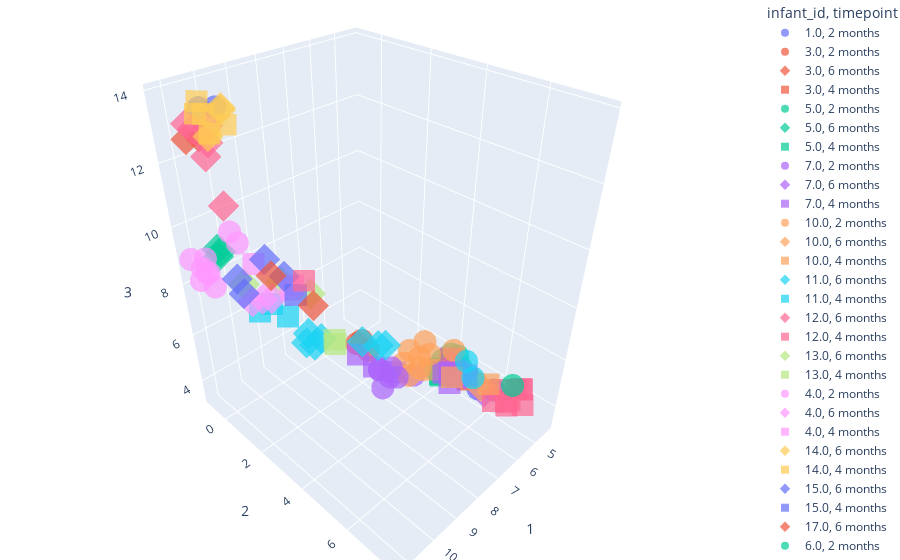

The cell this chart's notebook holds for it:
### Code cell
fig = px.scatter_3d(umap_braycurtis_metadata_merged,
                    x=1,
                    y=2,
                    z=3,
                    color='infant_id',
                    #size='petal_length',
                    #size_max=18,
                    symbol='timepoint',
                    #symbol='species',
                    opacity=0.7)

fig.update_layout(margin=dict(l=0, r=0, b=0, t=0))
fig.show()

### Figure 1 — Plotly figure (JSON) as saved in the notebook; plotly's stock layout.template omitted (floating-point values rounded to 4 significant figures)
{"data": [{"hovertemplate": "infant_id=1.0<br>timepoint=2 months<br>1=%{x}<br>2=%{y}<br>3=%{z}<extra></extra>", "legendgroup": "1.0, 2 months", "marker": {"color": "#636efa", "opacity": 0.7, "symbol": "circle"}, "mode": "markers", "name": "1.0, 2 months", "scene": "scene", "showlegend": true, "type": "scatter3d", "x": [5.557, 5.637, 10.18, 10.49, 5.251], "y": [4.663, 5.94, -0.04545, -0.3425, 6.281], "z": [4.192, 4.477, 13.52, 13.5, 4.397]}, {"hovertemplate": "infant_id=3.0<br>timepoint=2 months<br>1=%{x}<br>2=%{y}<br>3=%{z}<extra></extra>", "legendgroup": "3.0, 2 months", "marker": {"color": "#EF553B", "opacity": 0.7, "symbol": "circle"}, "mode": "markers", "name": "3.0, 2 months", "scene": "scene", "showlegend": true, "type": "scatter3d", "x": [8.691, 8.669, 8.67], "y": [3.532, 3.998, 3.727], "z": [6.785, 6.8, 7.014]}, {"hovertemplate": "infant_id=3.0<br>timepoint=6 months<br>1=%{x}<br>2=%{y}<br>3=%{z}<extra></extra>", "legendgroup": "3.0, 6 months", "marker": {"color": "#EF553B", "opacity": 0.7, "symbol": "diamond"}, "mode": "markers", "name": "3.0, 6 months", "scene": "scene", "showlegend": true, "type": "scatter3d", "x": [11.12, 11.1], "y": [-0.09954, 0.541], "z": [12.89, 13.16]}, {"hovertemplate": "infant_id=3.0<br>timepoint=4 months<br>1=%{x}<br>2=%{y}<br>3=%{z}<extra></extra>", "legendgroup": "3.0, 4 months", "marker": {"color": "#EF553B", "opacity": 0.7, "symbol": "square"}, "mode": "markers", "name": "3.0, 4 months", "scene": "scene", "showlegend": true, "type": "scatter3d", "x": [7.289, 7.483], "y": [6.634, 6.245], "z": [6.466, 6.539]}, {"hovertemplate": "infant_id=5.0<br>timepoint=2 months<br>1=%{x}<br>2=%{y}<br>3=%{z}<extra></extra>", "legendgroup": "5.0, 2 months", "marker": {"color": "#00cc96", "opacity": 0.7, "symbol": "circle"}, "mode": "markers", "name": "5.0, 2 months", "scene": "scene", "showlegend": true, "type": "scatter3d", "x": [4.601, 4.968, 4.391, 4.606, 4.308, 4.906, 4.39], "y": [3.839, 4.492, 4.288, 3.636, 4.068, 3.583, 3.817], "z": [3.461, 3.714, 3.58, 3.583, 3.876, 3.325, 3.86]}, {"hovertemplate": "infant_id=5.0<br>timepoint=6 months<br>1=%{x}<br>2=%{y}<br>3=%{z}<extra></extra>", "legendgroup": "5.0, 6 months", "marker": {"color": "#00cc96", "opacity": 0.7, "symbol": "diamond"}, "mode": "markers", "name": "5.0, 6 months", "scene": "scene", "showlegend": true, "type": "scatter3d", "x": [10.66, 10.48, 10.58], "y": [-0.218, -0.5609, -0.1803], "z": [9.045, 9.064, 9.199]}, {"hovertemplate": "infant_id=5.0<br>timepoint=4 months<br>1=%{x}<br>2=%{y}<br>3=%{z}<extra></extra>", "legendgroup": "5.0, 4 months", "marker": {"color": "#00cc96", "opacity": 0.7, "symbol": "square"}, "mode": "markers", "name": "5.0, 4 months", "scene": "scene", "showlegend": true, "type": "scatter3d", "x": [5.042, 5.448, 5.434], "y": [3.909, 4.253, 4.159], "z": [3.387, 3.804, 4.048]}, {"hovertemplate": "infant_id=7.0<br>timepoint=2 months<br>1=%{x}<br>2=%{y}<br>3=%{z}<extra></extra>", "legendgroup": "7.0, 2 months", "marker": {"color": "#ab63fa", "opacity": 0.7, "symbol": "circle"}, "mode": "markers", "name": "7.0, 2 months", "scene": "scene", "showlegend": true, "type": "scatter3d", "x": [7.537, 7.696, 6.808, 7.472], "y": [3.822, 3.508, 4.19, 3.288], "z": [4.853, 5.049, 4.69, 4.795]}, {"hovertemplate": "infant_id=7.0<br>timepoint=6 months<br>1=%{x}<br>2=%{y}<br>3=%{z}<extra></extra>", "legendgroup": "7.0, 6 months", "marker": {"color": "#ab63fa", "opacity": 0.7, "symbol": "diamond"}, "mode": "markers", "name": "7.0, 6 months", "scene": "scene", "showlegend": true, "type": "scatter3d", "x": [6.178, 4.971, 4.693], "y": [6.514, 4.346, 4.729], "z": [5.123, 4.031, 3.706]}, {"hovertemplate": "infant_id=7.0<br>timepoint=4 months<br>1=%{x}<br>2=%{y}<br>3=%{z}<extra></extra>", "legendgroup": "7.0, 4 months", "marker": {"color": "#ab63fa", "opacity": 0.7, "symbol": "square"}, "mode": "markers", "name": "7.0, 4 months", "scene": "scene", "showlegend": true, "type": "scatter3d", "x": [7.088, 8.393], "y": [3.617, 3.256], "z": [4.632, 5.999]}, {"hovertemplate": "infant_id=10.0<br>timepoint=2 months<br>1=%{x}<br>2=%{y}<br>3=%{z}<extra></extra>", "legendgroup": "10.0, 2 months", "marker": {"color": "#FFA15A", "opacity": 0.7, "symbol": "circle"}, "mode": "markers", "name": "10.0, 2 months", "scene": "scene", "showlegend": true, "type": "scatter3d", "x": [8.514, 8.71, 8.353, 8.412, 8.18], "y": [5.268, 5.641, 5.322, 5.746, 5.589], "z": [7.004, 6.912, 7.412, 7.47, 6.809]}, {"hovertemplate": "infant_id=10.0<br>timepoint=6 months<br>1=%{x}<br>2=%{y}<br>3=%{z}<extra></extra>", "legendgroup": "10.0, 6 months", "marker": {"color": "#FFA15A", "opacity": 0.7, "symbol": "diamond"}, "mode": "markers", "name": "10.0, 6 months", "scene": "scene", "showlegend": true, "type": "scatter3d", "x": [6.411], "y": [6.531], "z": [5.516]}, {"hovertemplate": "infant_id=10.0<br>timepoint=4 months<br>1=%{x}<br>2=%{y}<br>3=%{z}<extra></extra>", "legendgroup": "10.0, 4 months", "marker": {"color": "#FFA15A", "opacity": 0.7, "symbol": "square"}, "mode": "markers", "name": "10.0, 4 months", "scene": "scene", "showlegend": true, "type": "scatter3d", "x": [8.05], "y": [5.837], "z": [6.82]}, {"hovertemplate": "infant_id=11.0<br>timepoint=6 months<br>1=%{x}<br>2=%{y}<br>3=%{z}<extra></extra>", "legendgroup": "11.0, 6 months", "marker": {"color": "#19d3f3", "opacity": 0.7, "symbol": "diamond"}, "mode": "markers", "name": "11.0, 6 months", "scene": "scene", "showlegend": true, "type": "scatter3d", "x": [9.613, 9.695, 9.812, 9.836], "y": [3.033, 2.55, 2.964, 2.603], "z": [7.231, 7.189, 7.066, 6.947]}, {"hovertemplate": "infant_id=11.0<br>timepoint=4 months<br>1=%{x}<br>2=%{y}<br>3=%{z}<extra></extra>", "legendgroup": "11.0, 4 months", "marker": {"color": "#19d3f3", "opacity": 0.7, "symbol": "square"}, "mode": "markers", "name": "11.0, 4 months", "scene": "scene", "showlegend": true, "type": "scatter3d", "x": [10.41, 9.996, 9.848], "y": [1.215, 1.281, 1.81], "z": [7.663, 7.753, 7.487]}, {"hovertemplate": "infant_id=12.0<br>timepoint=6 months<br>1=%{x}<br>2=%{y}<br>3=%{z}<extra></extra>", "legendgroup": "12.0, 6 months", "marker": {"color": "#FF6692", "opacity": 0.7, "symbol": "diamond"}, "mode": "markers", "name": "12.0, 6 months", "scene": "scene", "showlegend": true, "type": "scatter3d", "x": [10.41, 10.22, 10.69, 10.38, 10.54, 11.18], "y": [-0.1325, -0.2573, -0.4552, -0.3163, -0.2499, 0.1344], "z": [13.05, 10.55, 12.94, 12.51, 12.18, 13.4]}, {"hovertemplate": "infant_id=12.0<br>timepoint=4 months<br>1=%{x}<br>2=%{y}<br>3=%{z}<extra></extra>", "legendgroup": "12.0, 4 months", "marker": {"color": "#FF6692", "opacity": 0.7, "symbol": "square"}, "mode": "markers", "name": "12.0, 4 months", "scene": "scene", "showlegend": true, "type": "scatter3d", "x": [6.183, 7.69, 5.584, 5.675, 5.828, 6.175, 6.13, 5.797, 5.332, 5.595], "y": [7.341, 6.269, 7.461, 7.158, 7.161, 6.887, 7.042, 7.68, 7.137, 7.425], "z": [5.282, 7.293, 5.472, 4.846, 4.749, 4.997, 5.535, 5.115, 5.054, 5.47]}, {"hovertemplate": "infant_id=13.0<br>timepoint=6 months<br>1=%{x}<br>2=%{y}<br>3=%{z}<extra></extra>", "legendgroup": "13.0, 6 months", "marker": {"color": "#B6E880", "opacity": 0.7, "symbol": "diamond"}, "mode": "markers", "name": "13.0, 6 months", "scene": "scene", "showlegend": true, "type": "scatter3d", "x": [9.185, 10.09, 8.819], "y": [0.688, 0.06453, 1.653], "z": [7.868, 7.911, 7.714]}, {"hovertemplate": "infant_id=13.0<br>timepoint=4 months<br>1=%{x}<br>2=%{y}<br>3=%{z}<extra></extra>", "legendgroup": "13.0, 4 months", "marker": {"color": "#B6E880", "opacity": 0.7, "symbol": "square"}, "mode": "markers", "name": "13.0, 4 months", "scene": "scene", "showlegend": true, "type": "scatter3d", "x": [9.072, 9.258], "y": [2.968, 3.222], "z": [6.822, 6.926]}, {"hovertemplate": "infant_id=4.0<br>timepoint=2 months<br>1=%{x}<br>2=%{y}<br>3=%{z}<extra></extra>", "legendgroup": "4.0, 2 months", "marker": {"color": "#FF97FF", "opacity": 0.7, "symbol": "circle"}, "mode": "markers", "name": "4.0, 2 months", "scene": "scene", "showlegend": true, "type": "scatter3d", "x": [11.26, 11.1, 10.78, 11.01, 11.0, 10.84, 9.981, 10.17, 11.22], "y": [-0.363, -0.1224, -0.8019, -0.05844, -0.6821, -0.7333, -0.2023, -0.2446, -0.8607], "z": [8.422, 8.72, 8.751, 8.211, 8.564, 8.299, 9.228, 9.667, 8.909]}, {"hovertemplate": "infant_id=4.0<br>timepoint=6 months<br>1=%{x}<br>2=%{y}<br>3=%{z}<extra></extra>", "legendgroup": "4.0, 6 months", "marker": {"color": "#FF97FF", "opacity": 0.7, "symbol": "diamond"}, "mode": "markers", "name": "4.0, 6 months", "scene": "scene", "showlegend": true, "type": "scatter3d", "x": [10.07, 9.841, 9.748], "y": [0.3513, 0.5879, 0.9383], "z": [7.376, 7.478, 7.634]}, {"hovertemplate": "infant_id=4.0<br>timepoint=4 months<br>1=%{x}<br>2=%{y}<br>3=%{z}<extra></extra>", "legendgroup": "4.0, 4 months", "marker": {"color": "#FF97FF", "opacity": 0.7, "symbol": "square"}, "mode": "markers", "name": "4.0, 4 months", "scene": "scene", "showlegend": true, "type": "scatter3d", "x": [8.92, 8.849, 9.706], "y": [0.7922, 0.8468, 0.09379], "z": [7.48, 7.638, 8.485]}, {"hovertemplate": "infant_id=14.0<br>timepoint=6 months<br>1=%{x}<br>2=%{y}<br>3=%{z}<extra></extra>", "legendgroup": "14.0, 6 months", "marker": {"color": "#FECB52", "opacity": 0.7, "symbol": "diamond"}, "mode": "markers", "name": "14.0, 6 months", "scene": "scene", "showlegend": true, "type": "scatter3d", "x": [10.5, 10.31, 10.39], "y": [-0.05301, 0.4297, 0.554], "z": [12.8, 13.67, 13.66]}, {"hovertemplate": "infant_id=14.0<br>timepoint=4 months<br>1=%{x}<br>2=%{y}<br>3=%{z}<extra></extra>", "legendgroup": "14.0, 4 months", "marker": {"color": "#FECB52", "opacity": 0.7, "symbol": "square"}, "mode": "markers", "name": "14.0, 4 months", "scene": "scene", "showlegend": true, "type": "scatter3d", "x": [10.72, 10.76, 10.86, 11.06, 10.44], "y": [0.0188, 0.3198, 0.649, 0.4556, 0.7675], "z": [13.83, 13.59, 13.2, 13.72, 13.35]}, {"hovertemplate": "infant_id=15.0<br>timepoint=6 months<br>1=%{x}<br>2=%{y}<br>3=%{z}<extra></extra>", "legendgroup": "15.0, 6 months", "marker": {"color": "#636efa", "opacity": 0.7, "symbol": "diamond"}, "mode": "markers", "name": "15.0, 6 months", "scene": "scene", "showlegend": true, "type": "scatter3d", "x": [9.452, 10.37, 10.34, 9.138], "y": [0.344, 0.1606, 0.3913, 0.8296], "z": [8.651, 8.295, 7.857, 8.112]}, {"hovertemplate": "infant_id=15.0<br>timepoint=4 months<br>1=%{x}<br>2=%{y}<br>3=%{z}<extra></extra>", "legendgroup": "15.0, 4 months", "marker": {"color": "#636efa", "opacity": 0.7, "symbol": "square"}, "mode": "markers", "name": "15.0, 4 months", "scene": "scene", "showlegend": true, "type": "scatter3d", "x": [9.208], "y": [1.419], "z": [7.74]}, {"hovertemplate": "infant_id=17.0<br>timepoint=6 months<br>1=%{x}<br>2=%{y}<br>3=%{z}<extra></extra>", "legendgroup": "17.0, 6 months", "marker": {"color": "#EF553B", "opacity": 0.7, "symbol": "diamond"}, "mode": "markers", "name": "17.0, 6 months", "scene": "scene", "showlegend": true, "type": "scatter3d", "x": [8.901, 9.36], "y": [1.859, 0.4572], "z": [7.417, 8.057]}, {"hovertemplate": "infant_id=6.0<br>timepoint=2 months<br>1=%{x}<br>2=%{y}<br>3=%{z}<extra></extra>", "legendgroup": "6.0, 2 months", "marker": {"color": "#00cc96", "opacity": 0.7, "symbol": "circle"}, "mode": "markers", "name": "6.0, 2 months", "scene": "scene", "showlegend": true, "type": "scatter3d", "x": [6.122], "y": [7.429], "z": [5.979]}, {"hovertemplate": "infant_id=8.0<br>timepoint=2 months<br>1=%{x}<br>2=%{y}<br>3=%{z}<extra></extra>", "legendgroup": "8.0, 2 months", "marker": {"color": "#ab63fa", "opacity": 0.7, "symbol": "circle"}, "mode": "markers", "name": "8.0, 2 months", "scene": "scene", "showlegend": true, "type": "scatter3d", "x": [7.225, 7.157, 7.716], "y": [3.853, 3.516, 3.678], "z": [4.651, 4.806, 4.396]}, {"hovertemplate": "infant_id=8.0<br>timepoint=4 months<br>1=%{x}<br>2=%{y}<br>3=%{z}<extra></extra>", "legendgroup": "8.0, 4 months", "marker": {"color": "#ab63fa", "opacity": 0.7, "symbol": "square"}, "mode": "markers", "name": "8.0, 4 months", "scene": "scene", "showlegend": true, "type": "scatter3d", "x": [7.89, 6.752, 6.624, 6.814, 6.579, 7.257], "y": [3.442, 5.609, 5.752, 5.621, 6.093, 5.738], "z": [5.282, 5.264, 5.531, 5.719, 5.795, 6.132]}, {"hovertemplate": "infant_id=9.0<br>timepoint=2 months<br>1=%{x}<br>2=%{y}<br>3=%{z}<extra></extra>", "legendgroup": "9.0, 2 months", "marker": {"color": "#FFA15A", "opacity": 0.7, "symbol": "circle"}, "mode": "markers", "name": "9.0, 2 months", "scene": "scene", "showlegend": true, "type": "scatter3d", "x": [7.958, 8.015, 7.467], "y": [5.732, 5.582, 6.192], "z": [7.28, 7.687, 7.408]}, {"hovertemplate": "infant_id=9.0<br>timepoint=4 months<br>1=%{x}<br>2=%{y}<br>3=%{z}<extra></extra>", "legendgroup": "9.0, 4 months", "marker": {"color": "#FFA15A", "opacity": 0.7, "symbol": "square"}, "mode": "markers", "name": "9.0, 4 months", "scene": "scene", "showlegend": true, "type": "scatter3d", "x": [6.751, 7.825], "y": [7.009, 6.479], "z": [6.175, 6.814]}, {"hovertemplate": "infant_id=2.0<br>timepoint=2 months<br>1=%{x}<br>2=%{y}<br>3=%{z}<extra></extra>", "legendgroup": "2.0, 2 months", "marker": {"color": "#19d3f3", "opacity": 0.7, "symbol": "circle"}, "mode": "markers", "name": "2.0, 2 months", "scene": "scene", "showlegend": true, "type": "scatter3d", "x": [6.953, 7.093], "y": [6.585, 6.396], "z": [6.277, 6.885]}, {"hovertemplate": "infant_id=2.0<br>timepoint=6 months<br>1=%{x}<br>2=%{y}<br>3=%{z}<extra></extra>", "legendgroup": "2.0, 6 months", "marker": {"color": "#19d3f3", "opacity": 0.7, "symbol": "diamond"}, "mode": "markers", "name": "2.0, 6 months", "scene": "scene", "showlegend": true, "type": "scatter3d", "x": [8.983, 8.732, 8.601], "y": [4.081, 4.47, 4.637], "z": [7.363, 7.302, 7.339]}, {"hovertemplate": "infant_id=16.0<br>timepoint=4 months<br>1=%{x}<br>2=%{y}<br>3=%{z}<extra></extra>", "legendgroup": "16.0, 4 months", "marker": {"color": "#FF6692", "opacity": 0.7, "symbol": "square"}, "mode": "markers", "name": "16.0, 4 months", "scene": "scene", "showlegend": true, "type": "scatter3d", "x": [8.665], "y": [1.173], "z": [7.88]}], "layout": {"legend": {"title": {"text": "infant_id, timepoint"}, "tracegroupgap": 0}, "margin": {"b": 0, "l": 0, "r": 0, "t": 0}, "scene": {"domain": {"x": [0, 1], "y": [0, 1]}, "xaxis": {"title": {"text": "1"}}, "yaxis": {"title": {"text": "2"}}, "zaxis": {"title": {"text": "3"}}}}}
